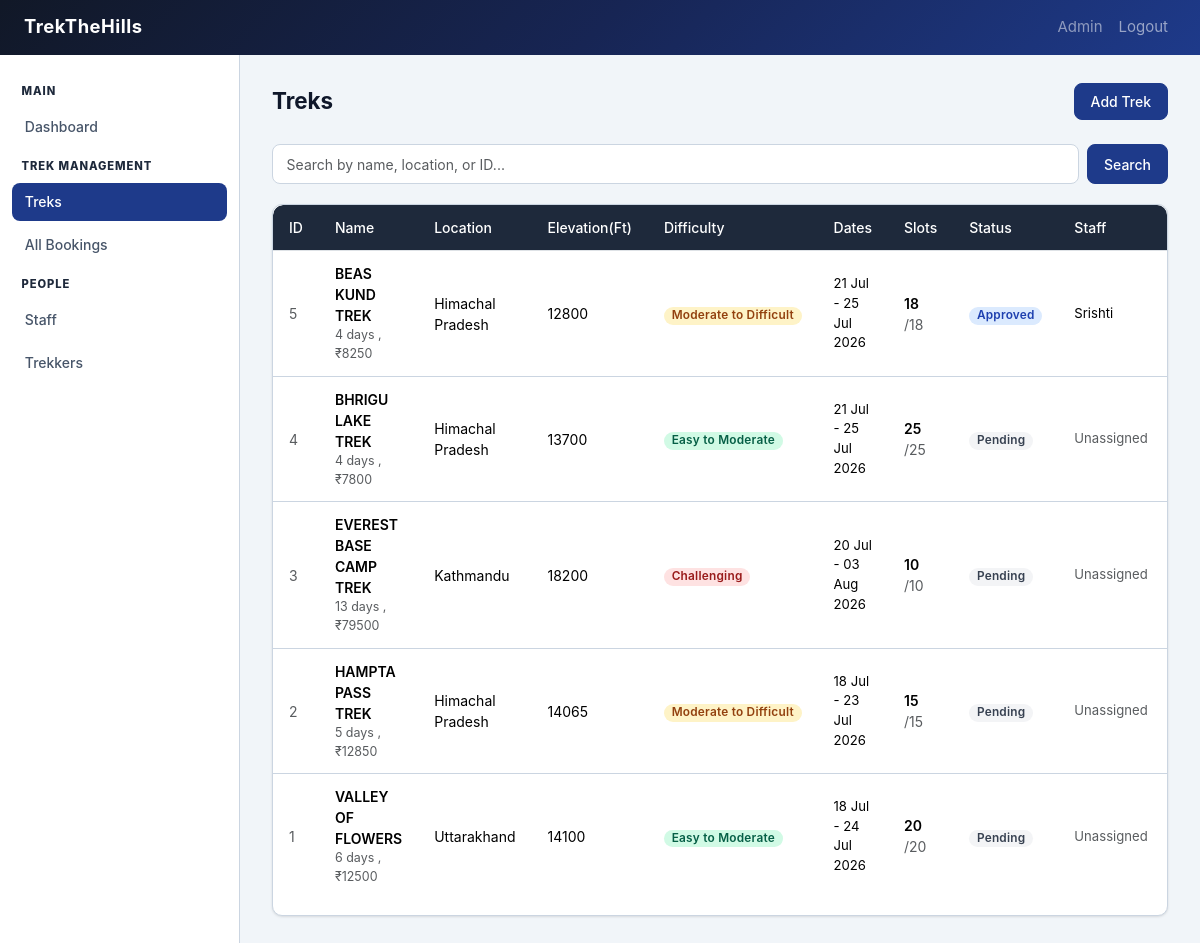
/admin/treks (signed in), run on an earlier commit of the app's database.
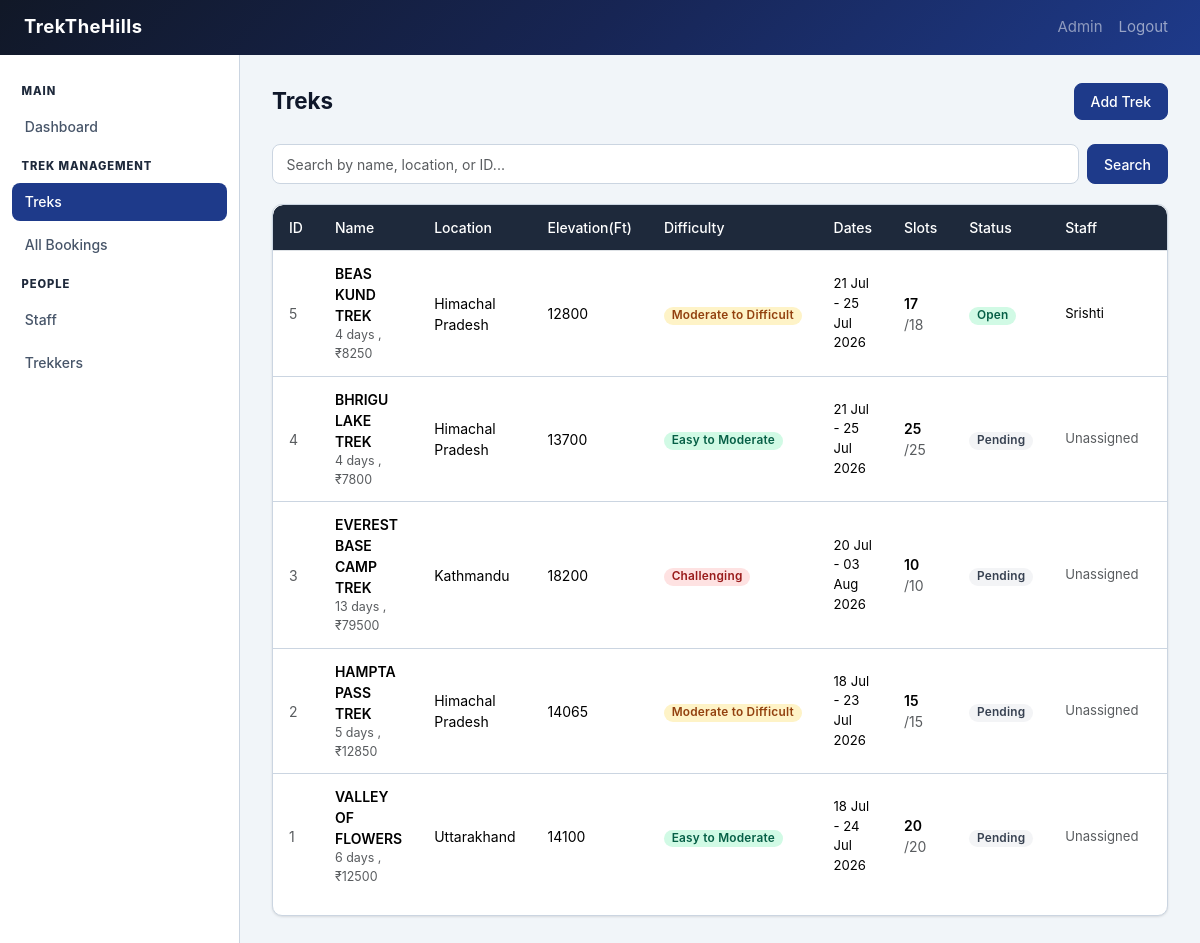
And on a later commit of the database.
### models.py (models this page shows, shortened)
class Trek(db.Model):
    __tablename__ = 'treks'
    id = db.Column(db.Integer, primary_key=True)
    name = db.Column(db.String(150), nullable=False)
    location = db.Column(db.String(150), nullable=False)
    difficulty = db.Column(db.String(20), nullable=False)
    duration_days = db.Column(db.Integer, nullable=False)
    total_slots = db.Column(db.Integer, nullable=False)
    altitude = db.Column(db.Integer, nullable = False)
    available_slots = db.Column(db.Integer, nullable=False)
    status = db.Column(db.String(20), nullable=False, default='Pending')
    start_date = db.Column(db.Date, nullable=False)
    end_date = db.Column(db.Date, nullable=False)
    description = db.Column(db.Text, nullable=True)
    price = db.Column(db.Float, nullable=False, default=0.0)
    assigned_staff_id = db.Column(db.Integer, db.ForeignKey('users.id'), nullable=True)
    created_at = db.Column(db.DateTime, default=datetime.utcnow)
    bookings = db.relationship('Booking', backref='trek', lazy=True)

class User(UserMixin, db.Model):
    __tablename__ = 'users'
    id = db.Column(db.Integer, primary_key=True)
    username = db.Column(db.String(80), unique=True, nullable=False)
    email = db.Column(db.String(120), unique=True, nullable=False)
    full_name = db.Column(db.String(120), nullable=False)
    password_hash = db.Column(db.String(256), nullable=False)
    role = db.Column(db.String(20), nullable=False, default='user')
    phone = db.Column(db.String(20), nullable=True)
    is_blacklisted = db.Column(db.Boolean, default=False)
    is_approved = db.Column(db.Boolean, default=False)
    created_at = db.Column(db.DateTime, default=datetime.utcnow)
    bookings = db.relationship('Booking', backref='user', lazy=True, foreign_keys='Booking.user_id')
    assigned_treks = db.relationship('Trek', backref='assigned_staff', lazy=True, foreign_keys='Trek.assigned_staff_id')

### admin.py (the view)
@admin_bp.route('/treks')
@login_required
@admin_required
def treks():
    q = request.args.get('q', '').strip()
    query = Trek.query
    if q:
        if q.isdigit():
            query = query.filter((Trek.name.ilike(f'%{q}%')) | (Trek.location.ilike(f'%{q}%')) | (Trek.id == int(q)))
        else:
            query = query.filter((Trek.name.ilike(f'%{q}%')) | (Trek.location.ilike(f'%{q}%')))
    all_treks = query.order_by(Trek.created_at.desc()).all()
    return render_template('admin/treks.html', treks=all_treks, q=q)

### app.py (called while the page is built)
@login_manager.user_loader
def load_user(user_id):
    return User.query.get(int(user_id))

### templates/admin/treks.html (shortened to what this page needs)
{% extends 'base.html' %}
{% block sidebar %}{% include '_sidebar.html' %}{% endblock %}
{% block content %}
<div class="page-header">
  <div>
    <h1 class="page-title">Treks</h1>
  </div>
  <a href="{{ url_for('admin.add_trek') }}" class="btn btn-primary">
    Add Trek
  </a>
</div>
<form method="GET" class="search-bar" style="margin-bottom:1.25rem;">
  <input type="text" name="q" class="form-control" placeholder="Search by name, location, or ID..." value="{{ q }}">
  <button type="submit" class="btn btn-primary">Search</button>
</form>
<div class="card">
  <div class="table-wrap">
    <table class="table">
      <thead>
        <tr>
          <th>ID</th>
          <th>Name</th>
          <th>Location</th>
          <th>Elevation(Ft)</th>
          <th>Difficulty</th>
          <th>Dates</th>
          <th>Slots</th>
          <th>Status</th>
          <th>Staff</th>
          <th>Actions</th>
        </tr>
      </thead>
      <tbody>
        {% for trek in treks %}
        <tr>
          <td class="text-muted">{{ trek.id }}</td>
          <td>
            <div class="fw-600">{{ trek.name }}</div>
            <div class="text-muted" style="font-size:.78rem;">{{ trek.duration_days }} days , &#8377;{{
              "%.0f"|format(trek.price) }}</div>
          </td>
          <td>{{ trek.location }}</td>
          <td>{{ trek.altitude }}</td>
          <td><span class="badge badge-{{ trek.difficulty.lower().replace(' ', '-') }}">{{ trek.difficulty }}</span>
          </td>
          <td style="font-size:.82rem;">
            {{ trek.start_date.strftime('%d %b') }} - {{ trek.end_date.strftime('%d %b %Y') }}
          </td>
          <td>
            <span class="fw-600">{{ trek.available_slots }}</span>
            <span class="text-muted">/{{ trek.total_slots }}</span>
          </td>
          <td><span class="badge badge-{{ trek.status.lower() }}">{{ trek.status }}</span></td>
          <td style="font-size:.82rem;">
            {% if trek.assigned_staff %}
            {{ trek.assigned_staff.full_name }}
            {% else %}
            <span class="text-muted">Unassigned</span>
            {% endif %}
          </td>
          <td>
          </td>
        </tr>
        {% endfor %}
      </tbody>
    </table>
  </div>
</div>
{% endblock %}

What changed in the data, as far as the page shows it:
changed Trek "BEAS KUND TREK": available_slots "18" → "17"; status "Approved" → "Open"
